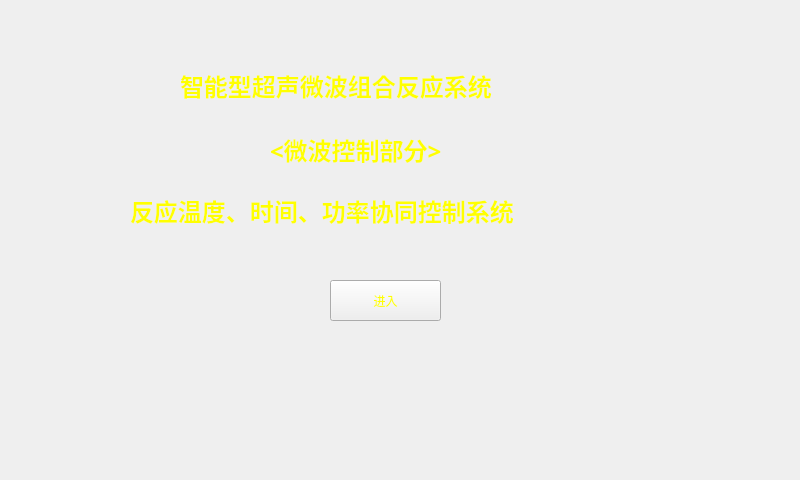
<?xml version="1.0" encoding="UTF-8"?>
<ui version="4.0">
 <class>MainWindow</class>
 <widget class="QMainWindow" name="MainWindow">
  <property name="geometry">
   <rect>
    <x>0</x>
    <y>0</y>
    <width>800</width>
    <height>480</height>
   </rect>
  </property>
  <property name="windowTitle">
   <string>MainWindow</string>
  </property>
  <property name="styleSheet">
   <string notr="true">color: rgb(255, 255, 0);
background-image:url(./background_bilang.jpg)
</string>
  </property>
  <widget class="QWidget" name="centralWidget">
   <widget class="QLabel" name="label">
    <property name="geometry">
     <rect>
      <x>180</x>
      <y>50</y>
      <width>501</width>
      <height>71</height>
     </rect>
    </property>
    <property name="font">
     <font>
      <family>宋体</family>
      <pointsize>18</pointsize>
      <weight>75</weight>
      <bold>true</bold>
     </font>
    </property>
    <property name="text">
     <string>智能型超声微波组合反应系统</string>
    </property>
   </widget>
   <widget class="QLabel" name="label_2">
    <property name="geometry">
     <rect>
      <x>270</x>
      <y>130</y>
      <width>321</width>
      <height>41</height>
     </rect>
    </property>
    <property name="font">
     <font>
      <family>宋体</family>
      <pointsize>18</pointsize>
      <weight>75</weight>
      <bold>true</bold>
     </font>
    </property>
    <property name="text">
     <string>&lt;微波控制部分&gt;</string>
    </property>
   </widget>
   <widget class="QLabel" name="label_3">
    <property name="enabled">
     <bool>false</bool>
    </property>
    <property name="geometry">
     <rect>
      <x>130</x>
      <y>170</y>
      <width>641</width>
      <height>81</height>
     </rect>
    </property>
    <property name="font">
     <font>
      <family>宋体</family>
      <pointsize>18</pointsize>
      <weight>75</weight>
      <bold>true</bold>
     </font>
    </property>
    <property name="text">
     <string>反应温度、时间、功率协同控制系统</string>
    </property>
   </widget>
   <widget class="QPushButton" name="pushButton">
    <property name="geometry">
     <rect>
      <x>330</x>
      <y>280</y>
      <width>111</width>
      <height>41</height>
     </rect>
    </property>
    <property name="text">
     <string>进入</string>
    </property>
   </widget>
  </widget>
 </widget>
 <layoutdefault spacing="6" margin="11"/>
 <resources/>
 <connections/>
</ui>
